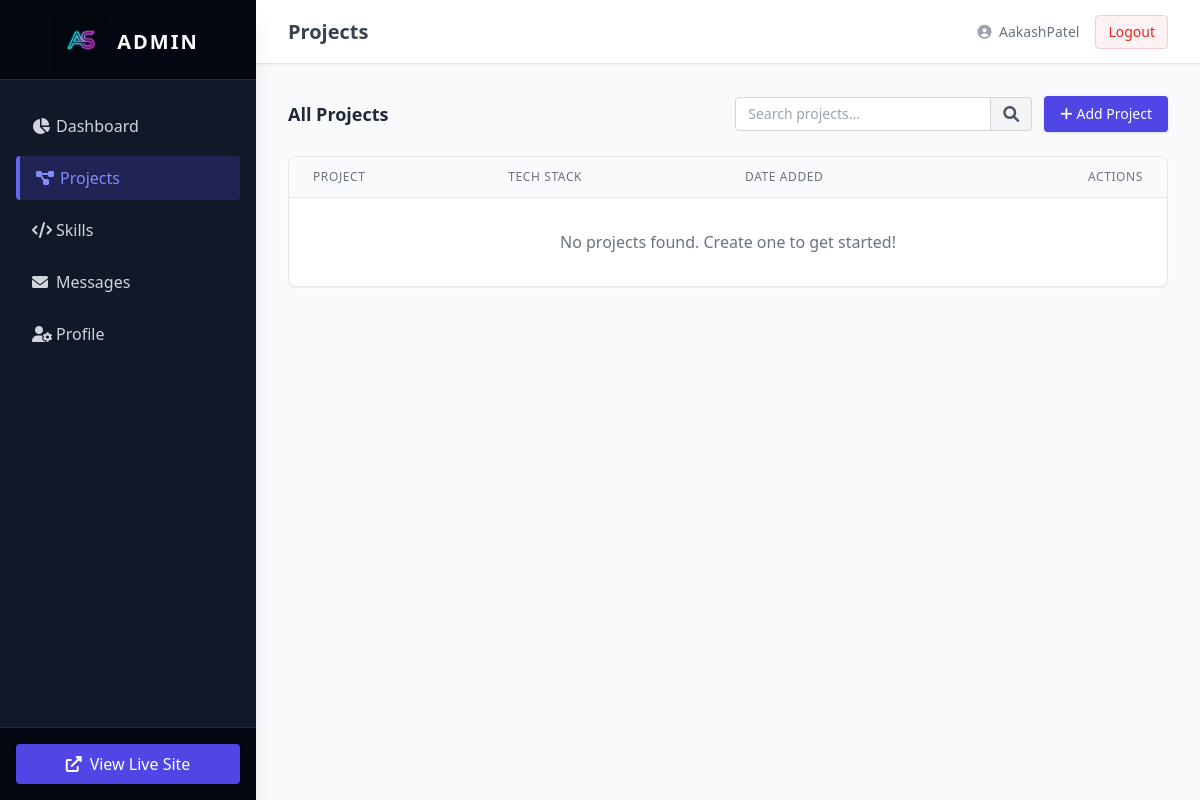
The app's page /dashboard/projects/ (signed in), older data.
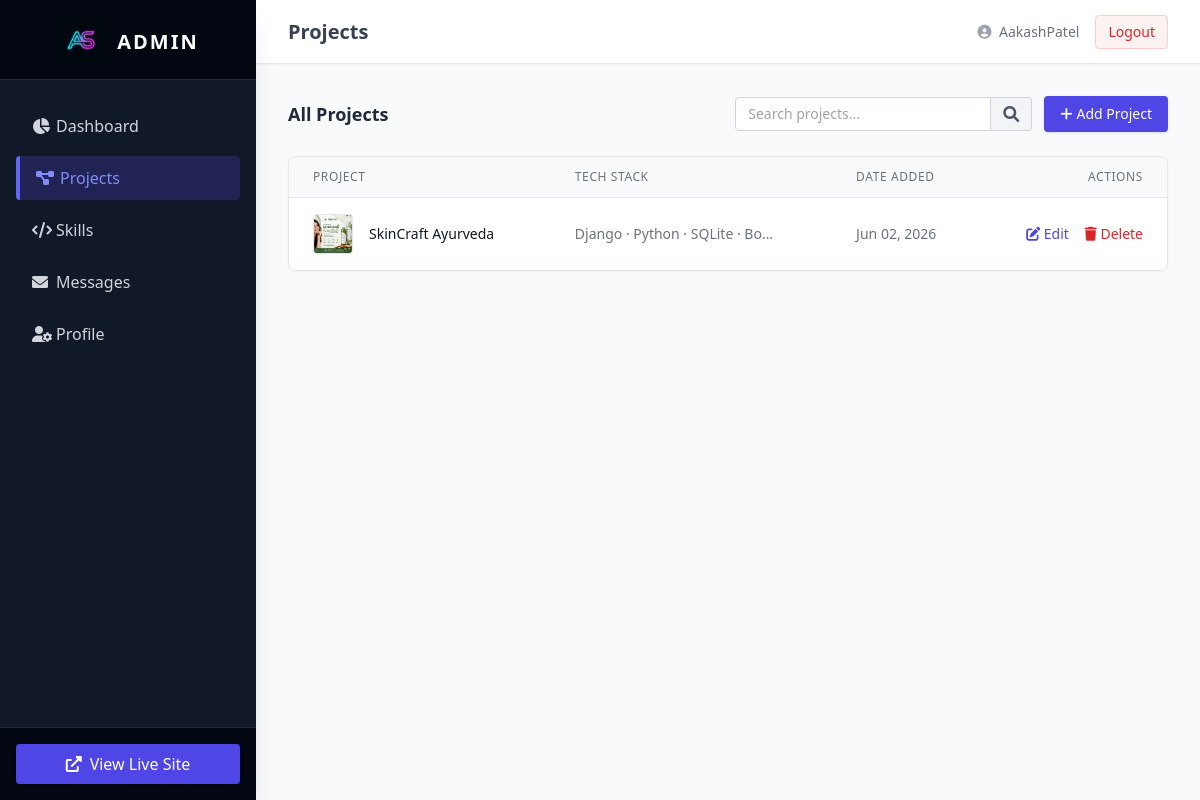
The same page, newer data.
### myapp/models.py (models this page shows, shortened)
class Project(models.Model):
    title = models.CharField(max_length=200)
    description = models.TextField()
    tech_stack = models.CharField(max_length=200, help_text="Comma separated e.g. HTML, CSS, Django")
    image = models.ImageField(upload_to='projects/', blank=True, null=True)
    github_link = models.URLField(blank=True, null=True)
    live_demo = models.URLField(blank=True, null=True)
    created_at = models.DateTimeField(auto_now_add=True)

### myapp/views.py (the view)
# urls.py: path('dashboard/projects/', views.project_list, name='dashboard_projects'),
@login_required(login_url='/admin/login/')
@user_passes_test(is_admin)
def project_list(request):
    query = request.GET.get('q', '')
    if query:
        projects = Project.objects.filter(title__icontains=query).order_by('-created_at')
    else:
        projects = Project.objects.all().order_by('-created_at')
    return render(request, 'dashboard/project_list.html', {'projects': projects, 'query': query})

### myapp/views.py (called while the page is built)
def is_admin(user):
    return user.is_superuser

### templates/dashboard/project_list.html (shortened to what this page needs)
{% extends 'dashboard/base.html' %}
{% block header %}Projects{% endblock %}
{% block content %}
<div class="flex justify-between items-center mb-6">
    <h3 class="text-lg font-semibold text-gray-800">All Projects</h3>
    <div class="flex space-x-3 items-center">
        <form method="GET" class="flex max-w-sm">
            <input type="text" name="q" value="{{ query }}" placeholder="Search projects..." class="border border-gray-300 rounded-l px-3 py-1.5 focus:outline-none focus:border-indigo-500 focus:ring-1 focus:ring-indigo-500 w-full sm:w-64 text-sm">
            <button type="submit" class="bg-gray-100 border border-l-0 border-gray-300 px-3 rounded-r text-gray-600 hover:bg-gray-200 transition">
                <i class="fas fa-search"></i>
            </button>
        </form>
        <a href="{% url 'project_create' %}" class="bg-indigo-600 text-white px-4 py-2 rounded shadow hover:bg-indigo-700 transition text-sm flex items-center">
            <i class="fas fa-plus mr-1"></i> Add Project
        </a>
    </div>
</div>
<div class="bg-white rounded-lg shadow-sm border border-gray-200 overflow-hidden">
    <table class="min-w-full divide-y divide-gray-200">
        <thead class="bg-gray-50">
            <tr>
                <th scope="col" class="px-6 py-3 text-left text-xs font-medium text-gray-500 uppercase tracking-wider">Project</th>
                <th scope="col" class="px-6 py-3 text-left text-xs font-medium text-gray-500 uppercase tracking-wider">Tech Stack</th>
                <th scope="col" class="px-6 py-3 text-left text-xs font-medium text-gray-500 uppercase tracking-wider">Date Added</th>
                <th scope="col" class="px-6 py-3 text-right text-xs font-medium text-gray-500 uppercase tracking-wider">Actions</th>
            </tr>
        </thead>
        <tbody class="bg-white divide-y divide-gray-200">
            {% for project in projects %}
            <tr class="hover:bg-gray-50 transition">
                <td class="px-6 py-4 whitespace-nowrap">
                    <div class="flex items-center">
                        {% if project.image %}
                        <div class="flex-shrink-0 h-10 w-10 relative mr-4">
                            <img class="h-10 w-10 object-cover rounded shadow-sm border" src="{{ project.image.url }}" alt="">
                        </div>
                        {% else %}
                        <div class="flex-shrink-0 h-10 w-10 flex items-center justify-center bg-gray-100 rounded text-gray-400 mr-4 border">
                            <i class="fas fa-image"></i>
                        </div>
                        {% endif %}
                        <div class="text-sm font-medium text-gray-900">{{ project.title }}</div>
                    </div>
                </td>
                <td class="px-6 py-4 whitespace-nowrap text-sm text-gray-500">
                    {{ project.tech_stack|truncatechars:30 }}
                </td>
                <td class="px-6 py-4 whitespace-nowrap text-sm text-gray-500">
                    {{ project.created_at|date:"M d, Y" }}
                </td>
                <td class="px-6 py-4 whitespace-nowrap text-right text-sm font-medium">
                    <a href="{% url 'project_update' project.id %}" class="text-indigo-600 hover:text-indigo-900 mr-3"><i class="fas fa-edit"></i> Edit</a>
                    <a href="{% url 'project_delete' project.id %}" class="text-red-600 hover:text-red-900" onclick="return confirm('Delete this project?')"><i class="fas fa-trash"></i> Delete</a>
                </td>
            </tr>
            {% empty %}
            <tr>
                <td colspan="4" class="px-6 py-8 text-center text-gray-500">No projects found. Create one to get started!</td>
            </tr>
            {% endfor %}
        </tbody>
    </table>
</div>
{% endblock %}

Row changes from the older to the newer data that the page shows:
added Project: image (picture), title "SkinCraft Ayurveda", tech_stack "Django · Python · SQLite · Bo…", created_at "Jun 02, 2026"
Text that changed along with them:
text no longer shown: "No projects found. Create one to get started!"
